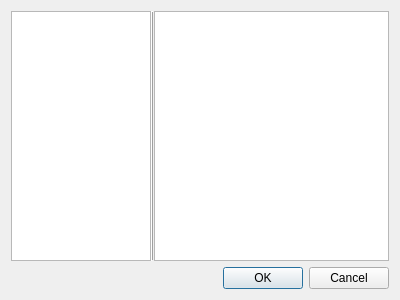
<?xml version="1.0" encoding="UTF-8"?>
<ui version="4.0">
 <class>DialogFunctions</class>
 <widget class="QDialog" name="DialogFunctions">
  <property name="windowModality">
   <enum>Qt::WindowModal</enum>
  </property>
  <property name="geometry">
   <rect>
    <x>0</x>
    <y>0</y>
    <width>400</width>
    <height>300</height>
   </rect>
  </property>
  <property name="minimumSize">
   <size>
    <width>400</width>
    <height>300</height>
   </size>
  </property>
  <property name="maximumSize">
   <size>
    <width>400</width>
    <height>300</height>
   </size>
  </property>
  <property name="windowTitle">
   <string>Доступные функции</string>
  </property>
  <property name="sizeGripEnabled">
   <bool>false</bool>
  </property>
  <property name="modal">
   <bool>true</bool>
  </property>
  <layout class="QVBoxLayout" name="verticalLayout">
   <item>
    <layout class="QHBoxLayout" name="horizontalLayout">
     <property name="spacing">
      <number>0</number>
     </property>
     <item>
      <widget class="QListWidget" name="functions_listWidget">
       <property name="sizePolicy">
        <sizepolicy hsizetype="Expanding" vsizetype="Minimum">
         <horstretch>0</horstretch>
         <verstretch>0</verstretch>
        </sizepolicy>
       </property>
       <property name="minimumSize">
        <size>
         <width>140</width>
         <height>0</height>
        </size>
       </property>
       <property name="maximumSize">
        <size>
         <width>140</width>
         <height>16777215</height>
        </size>
       </property>
      </widget>
     </item>
     <item>
      <widget class="Line" name="line">
       <property name="frameShadow">
        <enum>QFrame::Raised</enum>
       </property>
       <property name="orientation">
        <enum>Qt::Vertical</enum>
       </property>
      </widget>
     </item>
     <item>
      <layout class="QVBoxLayout" name="description_layout">
       <item>
        <widget class="QPlainTextEdit" name="descriptions_text"/>
       </item>
      </layout>
     </item>
    </layout>
   </item>
   <item>
    <widget class="QDialogButtonBox" name="buttonBox">
     <property name="orientation">
      <enum>Qt::Horizontal</enum>
     </property>
     <property name="standardButtons">
      <set>QDialogButtonBox::Cancel|QDialogButtonBox::Ok</set>
     </property>
    </widget>
   </item>
  </layout>
 </widget>
 <resources/>
 <connections>
  <connection>
   <sender>buttonBox</sender>
   <signal>accepted()</signal>
   <receiver>DialogFunctions</receiver>
   <slot>accept()</slot>
   <hints>
    <hint type="sourcelabel">
     <x>248</x>
     <y>254</y>
    </hint>
    <hint type="destinationlabel">
     <x>157</x>
     <y>274</y>
    </hint>
   </hints>
  </connection>
  <connection>
   <sender>buttonBox</sender>
   <signal>rejected()</signal>
   <receiver>DialogFunctions</receiver>
   <slot>reject()</slot>
   <hints>
    <hint type="sourcelabel">
     <x>316</x>
     <y>260</y>
    </hint>
    <hint type="destinationlabel">
     <x>286</x>
     <y>274</y>
    </hint>
   </hints>
  </connection>
 </connections>
</ui>
